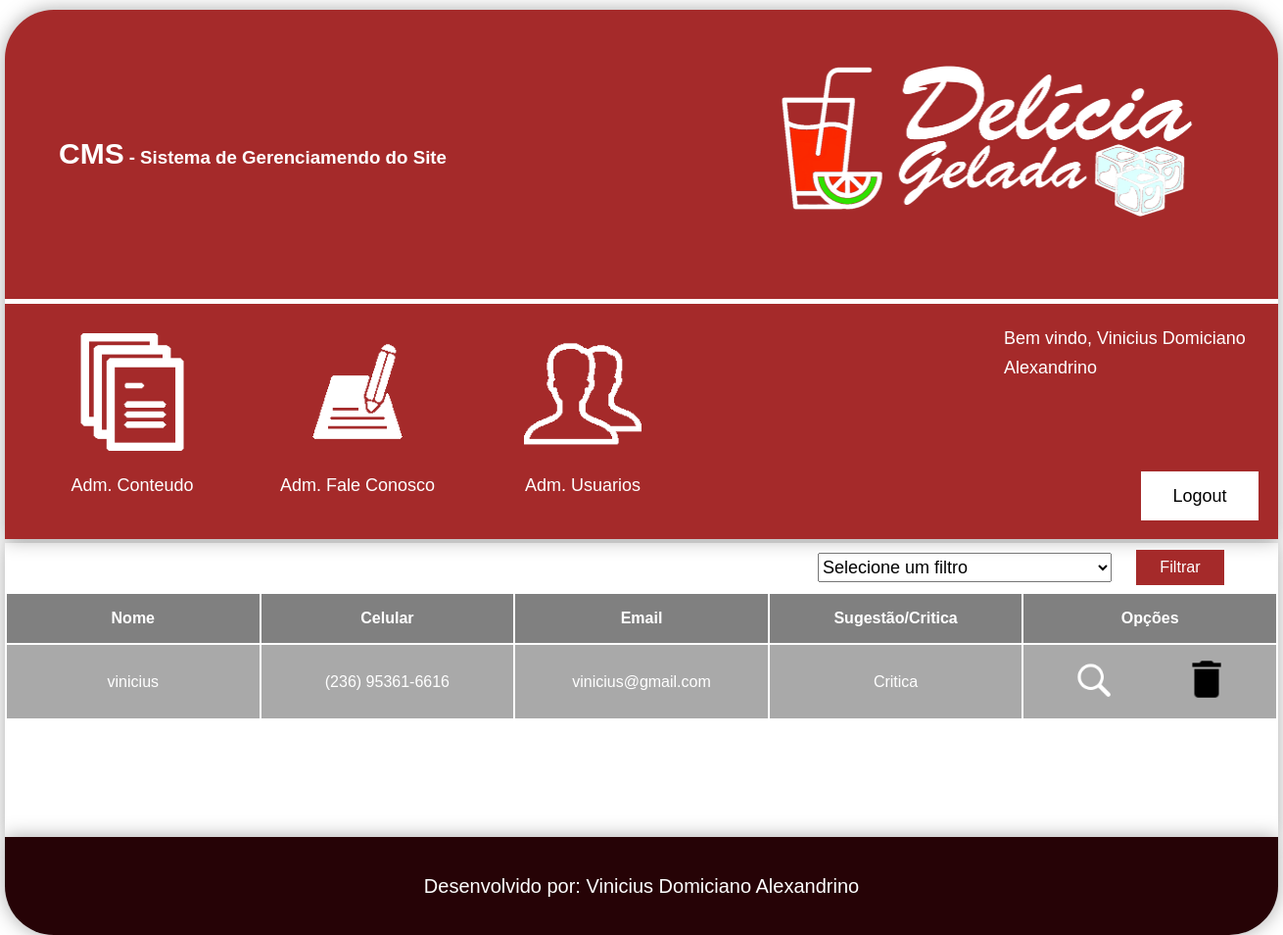
The page /cms/cms_fale_conosco.php (signed in) on the database as committed earlier.
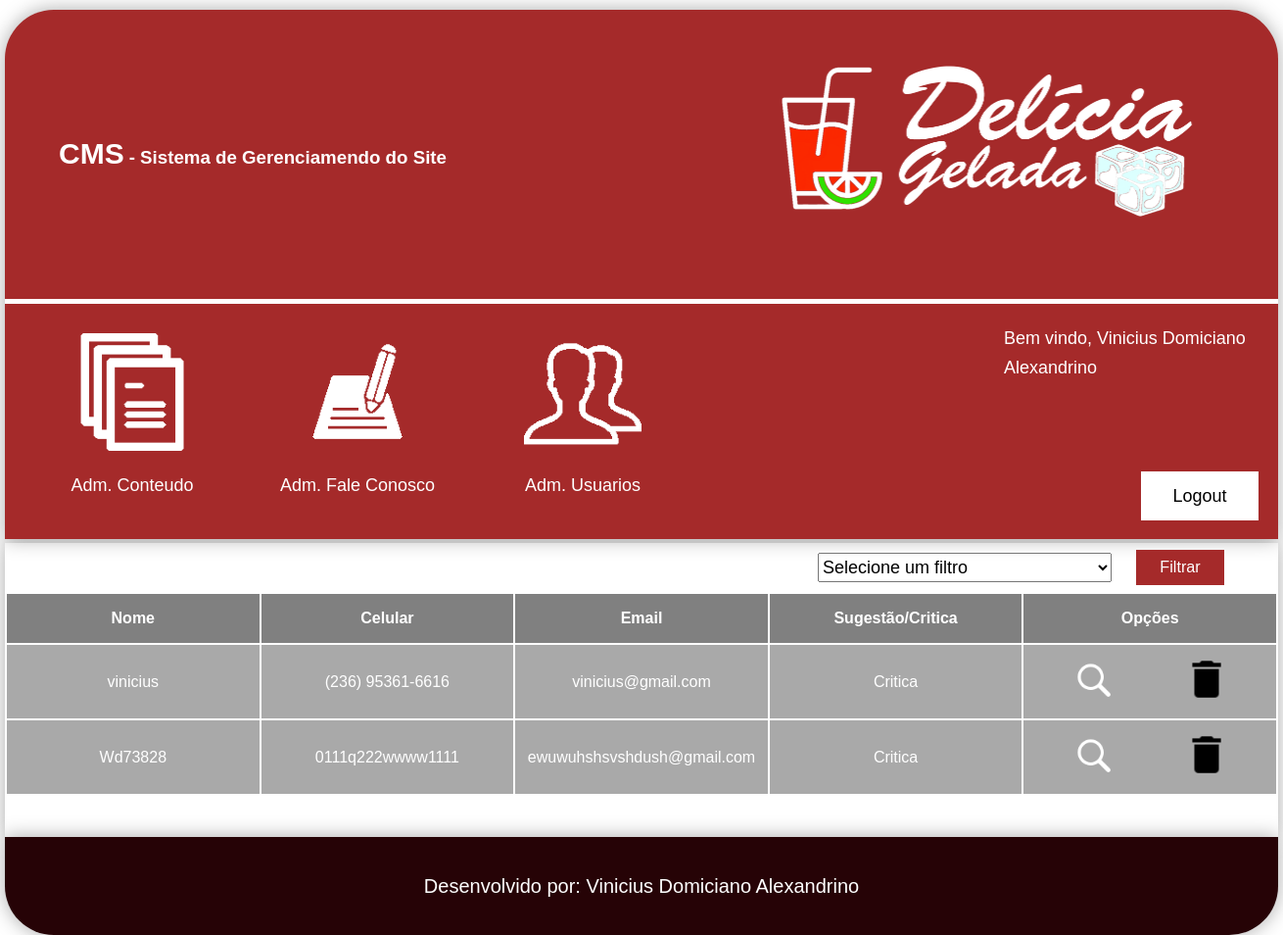
The same page on the database as committed later.
### tables this page shows
CREATE TABLE `tblcontatenos` (
  `codigo_contato` int(11) NOT NULL AUTO_INCREMENT,
  `nome` varchar(100) NOT NULL,
  `telefone` varchar(45) DEFAULT NULL,
  `celular` varchar(45) NOT NULL,
  `email` varchar(45) NOT NULL,
  `home_page` varchar(100) DEFAULT NULL,
  `facebook` varchar(100) DEFAULT NULL,
  `tipo_mensagem` varchar(10) DEFAULT NULL,
  `mensagem` varchar(2000) NOT NULL,
  `sexo` varchar(1) NOT NULL,
  `profissao` varchar(50) NOT NULL,
  PRIMARY KEY (`codigo_contato`)
);

### cms/cms_fale_conosco.php (the view, shortened to what this page needs)
<?php
    $todosFiltros = (string)"Selecione um filtro";
?>
<!DOCTYPE html>
<html lang="pt-br">
    <head>
        <link type="text/css" rel="stylesheet" href="css/style.css">
        <link type="text/css" rel="stylesheet" href="css/estilizacoes.css">
    </head>
    <body>
        <?php
            require_once("modulos/cabecalho.php");
        ?>
        <div class="conteudo center shadow">
            <section id="conteudo">
                <div id="filtragem">
                    <form name="fmrFiltragem" method="post" action="cms_fale_conosco.php">
                        <div id="caixa_filtro">
                            <select name="sltFiltro">
                                <option value=""><?=$todosFiltros?></option>
                            </select>
                            <input type="submit" name="btnFiltro" value="Filtrar">
                        </div>
                    </form>
                </div>
                <table>
                    <thead>
                        <tr>
                            <th>Nome</th>
                            <th>Celular</th>
                            <th>Email</th>
                            <th>Sugestão/Critica</th>
                            <th>Opções</th>
                        </tr>
                    </thead>
                    <tbody>
                        <?php
                            $sql = 'select * from tblcontatenos';
                            $select = mysqli_query($conexao, $sql);
                            while( $rsContatos = mysqli_fetch_array($select)){
                        ?>
                        <tr class="info_usuario">
                            <td><?=$rsContatos['nome']?></td>
                            <td><?=$rsContatos['celular']?></td>
                            <td><?=$rsContatos['email'];?></td>
                            <td>
                                <?php
                                    if($rsContatos['tipo_mensagem'] == "critica"){
                                        echo("Critica");
                                    }elseif($rsContatos['tipo_mensagem'] == "sugestao"){
                                        echo("Sugestão");
                                    }
                                ?>
                            </td>
                            <td>
                                <a href="#" class="visualizar" onclick="visualizarDados(<?=$rsContatos['codigo_contato']?>);">
                                    <img src="icons/lupa.png" alt="Carregar">
                                </a>
                                <a onclick="return confirm('Deseja realmente deletar esse registro?')" href="bd/delete.php?opcao=excluir&codigo=<?=$rsContatos['codigo_contato']?>">
                                    <img src="icons/delete.png" alt="Carregar">
                                </a>
                            </td>
                        </tr>
                        <?php
                            }
                        ?>
                    </tbody>
                </table>
            </section>
        </div>
        <?php
            require_once("modulos/rodape.php");
        ?>
    </body>
</html>

Rows that differ between the two databases and show on the page:
added tblcontatenos: nome "Wd73828", celular "0111q222wwww1111", email "ewuwuhshsvshdush@gmail.com", tipo_mensagem "Critica"
